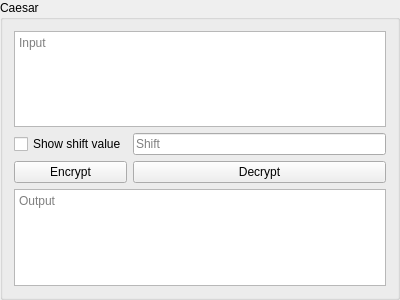
<?xml version="1.0" encoding="UTF-8"?>
<ui version="4.0">
 <class>caesarGroupWidget</class>
 <widget class="QGroupBox" name="caesarGroupWidget">
  <property name="geometry">
   <rect>
    <x>0</x>
    <y>0</y>
    <width>400</width>
    <height>300</height>
   </rect>
  </property>
  <property name="windowTitle">
   <string>GroupBox</string>
  </property>
  <property name="title">
   <string>Caesar</string>
  </property>
  <layout class="QGridLayout" name="gridLayout">
   <item row="0" column="0" colspan="2">
    <widget class="QTextEdit" name="inputText">
     <property name="placeholderText">
      <string>Input</string>
     </property>
    </widget>
   </item>
   <item row="1" column="0">
    <widget class="QCheckBox" name="showShiftCheckBox">
     <property name="text">
      <string>Show shift value</string>
     </property>
    </widget>
   </item>
   <item row="1" column="1">
    <widget class="QLineEdit" name="shiftLineEdit">
     <property name="echoMode">
      <enum>QLineEdit::Password</enum>
     </property>
     <property name="placeholderText">
      <string>Shift</string>
     </property>
    </widget>
   </item>
   <item row="2" column="0">
    <widget class="QPushButton" name="encryptButton">
     <property name="text">
      <string>Encrypt</string>
     </property>
    </widget>
   </item>
   <item row="2" column="1">
    <widget class="QPushButton" name="decryptButton">
     <property name="text">
      <string>Decrypt</string>
     </property>
    </widget>
   </item>
   <item row="3" column="0" colspan="2">
    <widget class="QTextEdit" name="outputText">
     <property name="readOnly">
      <bool>true</bool>
     </property>
     <property name="placeholderText">
      <string>Output</string>
     </property>
    </widget>
   </item>
  </layout>
 </widget>
 <resources/>
 <connections/>
</ui>
